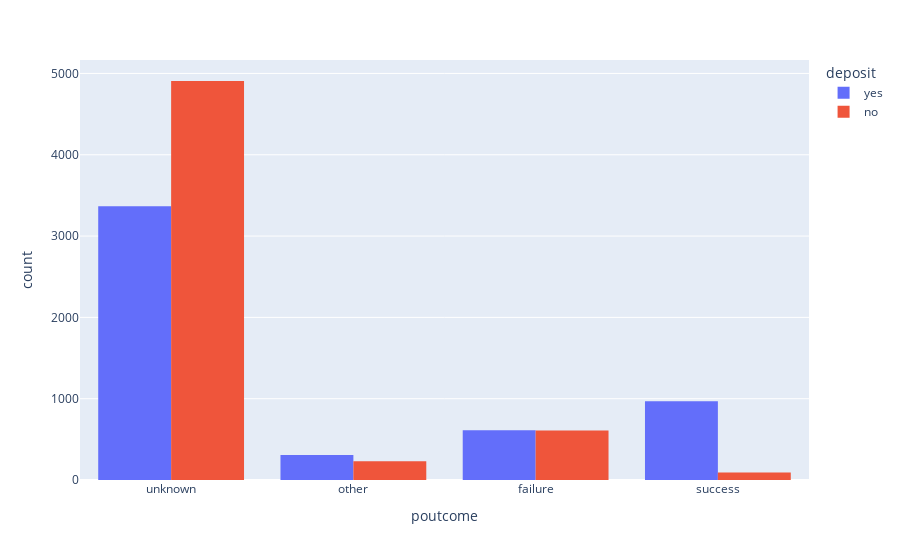

This figure's notebook cell:
### Markdown cell above
### Insights:
- Higher previous number of contacts previously requires less campaign(less number of contacts currently) and provides better results in terms of motivating clients to subscribe for deposite term.
- Clients with zero contact in the previous campaigns, have zero subscription to the term deposit.

### Code cell
fig = px.histogram(df, x="poutcome", color='deposit',   barmode='group')
fig.show()

### Figure 1 — Plotly figure (JSON) as saved in the notebook; plotly's stock layout.template omitted (floating-point values rounded to 4 significant figures; data arrays with more than 128 entries replaced by an {"elided": "..."} marker saying what was removed)
{"data": [{"alignmentgroup": "True", "bingroup": "x", "hovertemplate": "deposit=yes<br>poutcome=%{x}<br>count=%{y}<extra></extra>", "legendgroup": "yes", "marker": {"color": "#636efa", "pattern": {"shape": ""}}, "name": "yes", "offsetgroup": "yes", "orientation": "v", "showlegend": true, "type": "histogram", "x": {"elided": "5255 str values"}, "xaxis": "x", "yaxis": "y"}, {"alignmentgroup": "True", "bingroup": "x", "hovertemplate": "deposit=no<br>poutcome=%{x}<br>count=%{y}<extra></extra>", "legendgroup": "no", "marker": {"color": "#EF553B", "pattern": {"shape": ""}}, "name": "no", "offsetgroup": "no", "orientation": "v", "showlegend": true, "type": "histogram", "x": {"elided": "5837 str values"}, "xaxis": "x", "yaxis": "y"}], "layout": {"barmode": "group", "legend": {"title": {"text": "deposit"}, "tracegroupgap": 0}, "margin": {"t": 60}, "xaxis": {"anchor": "y", "domain": [0, 1], "title": {"text": "poutcome"}}, "yaxis": {"anchor": "x", "domain": [0, 1], "title": {"text": "count"}}}}
